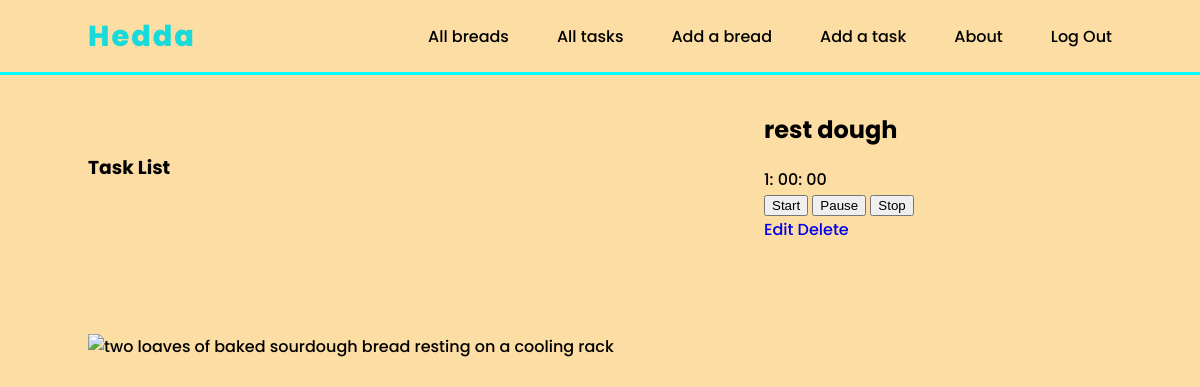
The page /tasks/20 (signed in) on the database its author committed.
### main_app/models.py (models this page shows, shortened)
class Task(models.Model):
  name = models.CharField(max_length=100)
  hours = models.CharField(max_length=2)
  minutes = models.CharField(max_length=2)
  user = models.ForeignKey(User, on_delete=models.CASCADE)

### main_app/views.py (the view)
# urls.py: path('tasks/<int:pk>', views.TaskDetail.as_view(), name='tasks_detail'),
class TaskDetail(LoginRequiredMixin, DetailView):
  model = Task

### main_app/templates/main_app/task_detail.html (shortened to what this page needs)
{% extends 'base.html' %} {% load static %}  {% block content %}
<section class="page-header">
  <h1>Task List</h1>
</section>
<section class="card-container">
  <div class="card">
      <div class="card-content">
        <h2 class="card-title">{{ task.name }}</h2>
         <div class="countdown" id="{{ task.id }}">
        <span id="hour">{{ task.hours }}</span>:
        <span id="minute">{{ task.minutes }}</span>:
        <span id="second">00</span>
      </div>
       <div class="controls">
      <button class="start" id="{{ task.id }}">Start</button>
      <button class="pause" id="{{ task.id }}">Pause</button>
      <button class="stop" id="{{ task.id }}">Stop</button>
    </div>
    </div>
     <div>
      <a href="{% url 'tasks_update' task.id %}" class="btn warn">Edit</a>
      <a href="{% url 'tasks_delete' task.id %}" class="btn danger">Delete</a>
    </div>
  </div>
</section>
{% endblock %}

### main_app/static/css/styles.css (style rules this page uses)
:root { --header-height: 3rem; --first-color: #fcdda4; --first-color-dark: #c28b38; --first-color-darken: #a56b1f; --white-color: #da8d00; --body-font: "Poppins", sans-serif; --big-font-size: 2.5rem; --normal-font-size: 0.938rem; --z-fixed: 100; }
@media screen and (min-width: 768px) { :root { --big-font-size: 5rem; --normal-font-size: 1rem; } }
body { margin: var(--header-height) 0 0 0; padding: 0; font-family: var(--body-font); font-size: var(--normal-font-size); font-weight: 500; }
h1, p, ul { margin: 0; }
a { text-decoration: none; }
@media screen and (min-width: 768px) { body { margin: 0; } }

### rows shown on the page
Task: name "rest dough", hours "1", minutes "00"
